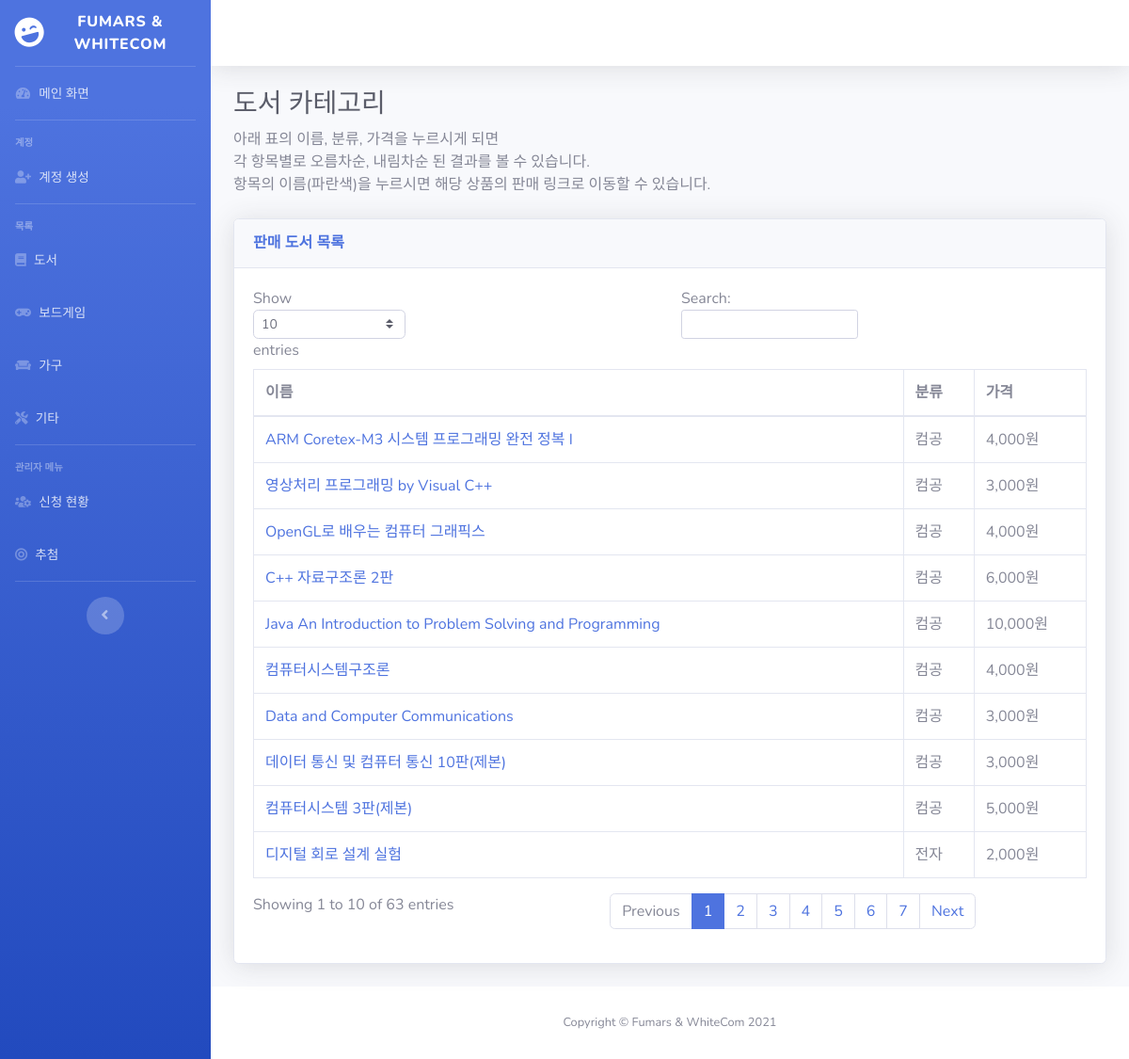
Screenshot of /bookList with the database file from the repository.
### auction/models.py (models this page shows, shortened)
class Book(models.Model):
	OPTION_LIST = (
			("Freshmen", "1학년"),
			("Computer", "컴공"),
			("Electrical", "전기"),
			("Electric", "전자"),
			("Elective", "교양"),
			("ETC", "기타"),
		)
	name = models.CharField(
			default = "",
			max_length = 100,
			help_text = "책 이름을 입력하세요"
		)
	quantity = models.IntegerField(
			default = 1,
			help_text = "수량"
		)
	origin_price = models.IntegerField(
			default = 0,
			help_text = "원래 금액 / 모르면 0원"
		)
	price = models.IntegerField(
			default = 0,
			help_text = "판매 금액"
		)
	category = models.CharField(
			choices = OPTION_LIST,
			default = OPTION_LIST[-1][0],
			max_length = 100,
			help_text = "책의 종류를 선택하세요"
		)
	image = models.ImageField(
			upload_to = 'images/books',
			blank = True,
			null = True,
			help_text='책의 이미지를 업로드하세요'
		)
	people = models.ManyToManyField(
			Person,
			blank = True,
			help_text = '해당 책을 선택한 사람들의 목록입니다.'
		)
	def getCategory(self):
		return OPTION_DICT[self.category]

### auction/views.py (the view)
# urls.py: path('bookList', auction.views.book_list, name = 'book_list'),
def book_list(request):
	book_list = Book.objects.all()
	return render(request, 'bookList.html', {
										 'book_list':book_list,
										 'option_dict':OPTION_DICT,
										})

### auction/templates/bookList.html
{% extends './base.html' %}
{% load static %}
{% load humanize %}
{% block content %}
                    <h1 class="h3 mb-2 text-gray-800">도서 카테고리</h1>
                    <p class="mb-4">
                        아래 표의 이름, 분류, 가격을 누르시게 되면<br>
                        각 항목별로 오름차순, 내림차순 된 결과를 볼 수 있습니다.<br>
                        항목의 이름(파란색)을 누르시면 해당 상품의 판매 링크로 이동할 수 있습니다.
                    </p>
                    <div class="card shadow mb-4">
                        <div class="card-header py-3">
                            <h6 class="m-0 font-weight-bold text-primary">판매 도서 목록</h6>
                        </div>
                        <div class="card-body">
                            <div class="table-responsive">
                                <table class="table table-bordered" id="dataTable" width="100%" cellspacing="0">
                                    <thead>
                                        <tr>
                                            <th>이름</th>
                                            <th>분류</th>
                                            <th>가격</th>
                                        </tr>
                                    </thead>
                                    <tbody>
                                        {% for book in book_list %}
                                        <tr>
                                            <td><a href="book/{{book.id}}">{{book.name}}</td>
                                            <td>{{book.getCategory}}</td>
                                            <td>{{book.price | intcomma }}원</td>
                                        </tr>
                                        {% endfor %}
                                    </tbody>
                                </table>
                            </div>
                        </div>
                    </div>
{% endblock %}

### rows the page displays
Book: name "디지털 회로 설계 실험", getCategory "전자", price "2,000"
Book: name "ARM Coretex-M3 시스템 프로그래밍 완전 정복 I", getCategory "컴공", price "4,000"
Book: name "영상처리 프로그래밍 by Visual C++", getCategory "컴공", price "3,000"
Book: name "OpenGL로 배우는 컴퓨터 그래픽스", getCategory "컴공", price "4,000"
Book: name "C++ 자료구조론 2판", getCategory "컴공", price "6,000"
Book: name "Java An Introduction to Problem Solving and Programming", getCategory "컴공", price "10,000"
Book: name "컴퓨터시스템구조론", getCategory "컴공", price "4,000"
Book: name "Data and Computer Communications", getCategory "컴공", price "3,000"
Book: name "데이터 통신 및 컴퓨터 통신 10판(제본)", getCategory "컴공", price "3,000"
Book: name "컴퓨터시스템 3판(제본)", getCategory "컴공", price "5,000"
